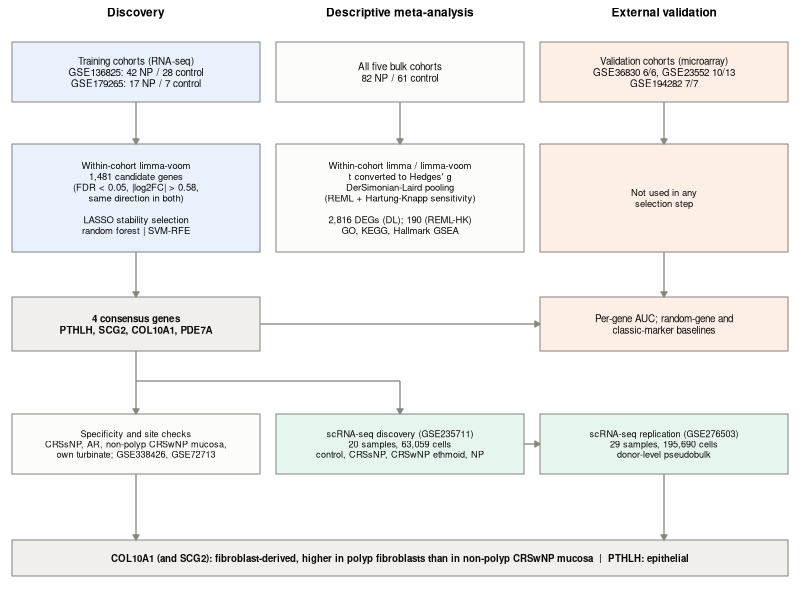
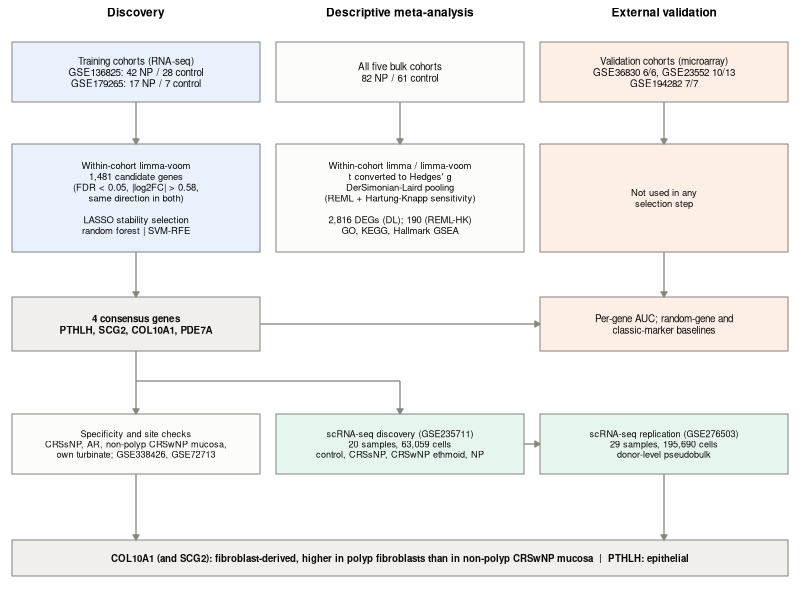

Write the R code that produced these figures, in order.
# 12_workflow_figure.R
# 研究流程图（PLOS ONE 同类文章普遍以 Fig 1 给出研究设计概览；审稿人亦常要求）
# 三列：左 = 发现（训练集），中 = 描述性荟萃分析，右 = 外部验证；下方 = 单细胞定位与稳健性检验
# 箭头只走横/竖方向，且每条箭头都对应真实的数据流向；内容全部来自已完成分析的真实数字
# 输出：results/figures/Fig0_workflow.(pdf|png)

suppressPackageStartupMessages({ library(ggplot2) })
setwd(file.path(dirname(normalizePath(sub("--file=", "", grep("--file=", commandArgs(FALSE), value = TRUE)))), ".."))

ink <- "#0b0b0b"; line <- "#898781"
fill_data <- "#e8f1fc"; fill_step <- "#fcfcfb"; fill_val <- "#fdeee6"; fill_sc <- "#e6f6ef"; fill_out <- "#f0efec"

box <- function(x, y, w, h, label, fill, size = 2.5, face = "plain") list(
  annotate("rect", xmin = x - w / 2, xmax = x + w / 2, ymin = y - h / 2, ymax = y + h / 2,
           fill = fill, colour = line, linewidth = 0.35),
  annotate("text", x = x, y = y, label = label, size = size, colour = ink, lineheight = 0.95, fontface = face))
seg <- function(x1, y1, x2, y2, head = TRUE) {
  if (head) annotate("segment", x = x1, y = y1, xend = x2, yend = y2, colour = line, linewidth = 0.45,
                     arrow = grid::arrow(length = grid::unit(1.5, "mm"), type = "closed"))
  else annotate("segment", x = x1, y = y1, xend = x2, yend = y2, colour = line, linewidth = 0.45)
}

xL <- 17; xM <- 50; xR <- 83; W <- 31
y1 <- 88; y2 <- 67; y3 <- 46; y4 <- 26; yC <- 7

p <- ggplot() + coord_cartesian(xlim = c(0, 100), ylim = c(0, 100), expand = FALSE) + theme_void() +
  annotate("text", x = xL, y = 98, label = "Discovery", fontface = "bold", size = 3) +
  annotate("text", x = xM, y = 98, label = "Descriptive meta-analysis", fontface = "bold", size = 3) +
  annotate("text", x = xR, y = 98, label = "External validation", fontface = "bold", size = 3) +
  # 第 1 行：数据
  box(xL, y1, W, 10, "Training cohorts (RNA-seq)\nGSE136825: 42 NP / 28 control\nGSE179265: 17 NP / 7 control", fill_data) +
  box(xM, y1, W, 10, "All five bulk cohorts\n82 NP / 61 control", fill_step) +
  box(xR, y1, W, 10, "Validation cohorts (microarray)\nGSE36830 6/6, GSE23552 10/13\nGSE194282 7/7", fill_val) +
  # 第 2 行
  box(xL, y2, W, 18, "Within-cohort limma-voom\n1,481 candidate genes\n(FDR < 0.05, |log2FC| > 0.58,\nsame direction in both)\n\nLASSO stability selection\nrandom forest | SVM-RFE", fill_data, size = 2.4) +
  box(xM, y2, W, 18, "Within-cohort limma / limma-voom\nt converted to Hedges' g\nDerSimonian-Laird pooling\n(REML + Hartung-Knapp sensitivity)\n\n2,816 DEGs (DL); 190 (REML-HK)\nGO, KEGG, Hallmark GSEA", fill_step, size = 2.4) +
  box(xR, y2, W, 18, "Not used in any\nselection step", fill_val, size = 2.4) +
  # 第 3 行
  box(xL, y3, W, 9, "4 consensus genes\nPTHLH, SCG2, COL10A1, PDE7A", fill_out, face = "bold") +
  box(xR, y3, W, 9, "Per-gene AUC; random-gene and\nclassic-marker baselines", fill_val) +
  # 第 4 行
  box(xL, y4, W, 10, "Specificity and site checks\nCRSsNP, AR, non-polyp CRSwNP mucosa,\nown turbinate; GSE338426, GSE72713", fill_step, size = 2.3) +
  box(xM, y4, W, 10, "scRNA-seq discovery (GSE235711)\n20 samples, 63,059 cells\ncontrol, CRSsNP, CRSwNP ethmoid, NP", fill_sc, size = 2.3) +
  box(xR, y4, W, 10, "scRNA-seq replication (GSE276503)\n29 samples, 195,690 cells\ndonor-level pseudobulk", fill_sc, size = 2.3) +
  # 结论
  box(50, yC, 97, 6, "COL10A1 (and SCG2): fibroblast-derived, higher in polyp fibroblasts than in non-polyp CRSwNP mucosa  |  PTHLH: epithelial",
      fill_out, size = 2.45, face = "bold") +
  # 竖向箭头
  seg(xL, y1 - 5, xL, y2 + 9) + seg(xL, y2 - 9, xL, y3 + 4.5) +
  seg(xM, y1 - 5, xM, y2 + 9) +
  seg(xR, y1 - 5, xR, y2 + 9) + seg(xR, y2 - 9, xR, y3 + 4.5) +
  # 核心基因 → 外部验证（中间列此行为空，横线不穿过任何方框）
  seg(xL + W / 2, y3, xR - W / 2, y3) +
  # 核心基因 → 稳健性检验；核心基因 → 单细胞（经两行之间的空隙）
  seg(xL, y3 - 4.5, xL, y4 + 5) +
  seg(xL, (y3 + y4) / 2 + 0.5, xM, (y3 + y4) / 2 + 0.5, head = FALSE) +
  seg(xM, (y3 + y4) / 2 + 0.5, xM, y4 + 5) +
  # 单细胞 → 定位
  seg(xM + W / 2, y4, xR - W / 2, y4) +
  # → 结论
  seg(xL, y4 - 5, xL, yC + 3) + seg(xR, y4 - 5, xR, yC + 3)

ggsave("results/figures/Fig0_workflow.pdf", p, width = 180, height = 140, units = "mm")
ggsave("results/figures/Fig0_workflow.png", p, width = 180, height = 140, units = "mm", dpi = 300, bg = "white")
cat("完成\n")
